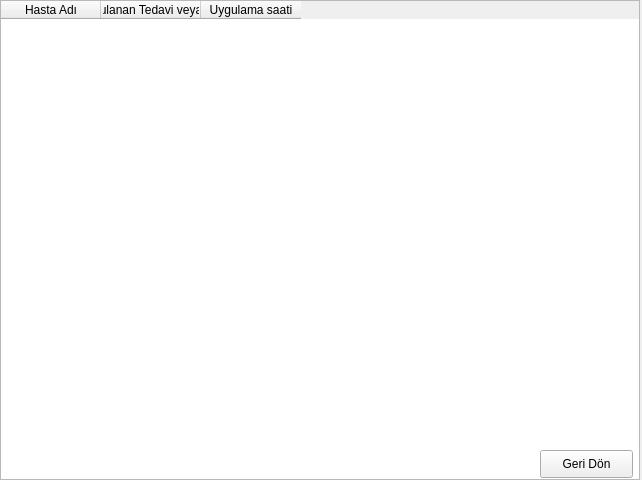
<?xml version="1.0" encoding="UTF-8"?>
<ui version="4.0">
 <class>Bashemsire</class>
 <widget class="QWidget" name="Bashemsire">
  <property name="geometry">
   <rect>
    <x>0</x>
    <y>0</y>
    <width>642</width>
    <height>480</height>
   </rect>
  </property>
  <property name="windowTitle">
   <string>Form</string>
  </property>
  <widget class="QWidget" name="widget" native="true">
   <property name="geometry">
    <rect>
     <x>0</x>
     <y>0</y>
     <width>640</width>
     <height>480</height>
    </rect>
   </property>
   <widget class="QTableWidget" name="tableWidget">
    <property name="geometry">
     <rect>
      <x>0</x>
      <y>0</y>
      <width>640</width>
      <height>480</height>
     </rect>
    </property>
    <column>
     <property name="text">
      <string>Hasta Adı</string>
     </property>
    </column>
    <column>
     <property name="text">
      <string>Uygulanan Tedavi veya ilaç</string>
     </property>
    </column>
    <column>
     <property name="text">
      <string>Uygulama saati</string>
     </property>
    </column>
   </widget>
   <widget class="QPushButton" name="pushButton">
    <property name="geometry">
     <rect>
      <x>540</x>
      <y>450</y>
      <width>93</width>
      <height>28</height>
     </rect>
    </property>
    <property name="text">
     <string>Geri Dön</string>
    </property>
   </widget>
  </widget>
 </widget>
 <resources/>
 <connections/>
</ui>
